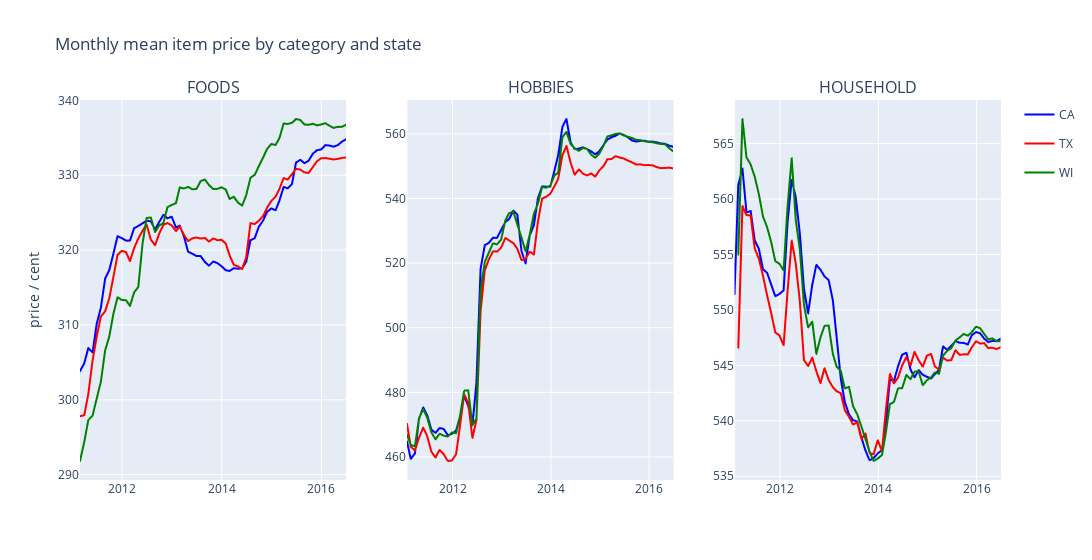
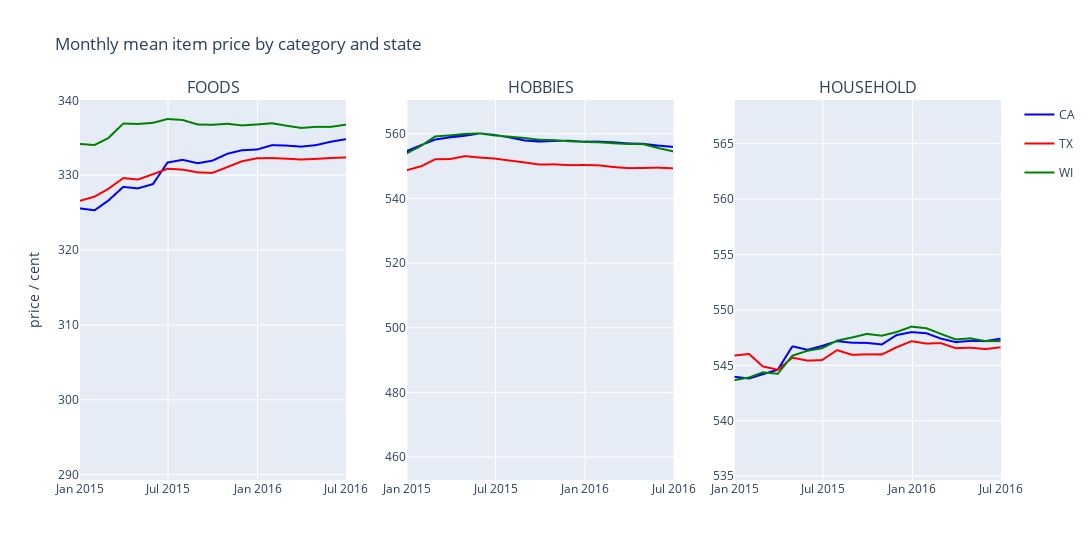

The notebook cell these images were saved under, in order:
### Code cell
# mean price of all products in a category over time
to_plot = \
(df
.groupby(['cat_id','state_id','wm_yr_wk'], observed=True)
.agg(mean_item_price=('sell_price_cent','mean'))
.reset_index())

# match wm_yr_wk to a date
cal_df = pd.read_csv(
    RAW_DATA_PATH / 'calendar.csv',
    parse_dates=['date'],
    usecols=['date','wm_yr_wk'])

# resample to find the monthly average
to_plot = \
(to_plot
.merge(
    cal_df,
    left_on=['wm_yr_wk'],
    right_on=['wm_yr_wk'])
.groupby(['cat_id','state_id'])
.resample('M', on='date')
.mean_item_price
.mean()
.reset_index('date'))

# display(to_plot.sample(5))


category_ids = to_plot.index.get_level_values('cat_id').categories.to_list()
state_ids = to_plot.index.get_level_values('state_id').categories.to_list()

fig = make_subplots(rows=1, cols=3, column_titles=category_ids)

# plot as lines
for col, category_id in enumerate(category_ids):
    for state_id in state_ids:
        tmp = to_plot.loc[(category_id, state_id), :]
        fig.add_trace(
            go.Scattergl(
                x=tmp.date,
                y=tmp.mean_item_price,
                name=state_id,
                legendgroup=state_id,
                showlegend=not col,
                mode='lines',
                marker=go.scattergl.Marker(
                    color={'CA':'blue','TX':'red','WI':'green'}[state_id])),
            row=1, col=col+1)

layout = go.Layout(
    width=1200,
    title="Monthly mean item price by category and state",
    yaxis_title="price / cent")

fig.update_layout(layout)
display(fig)
display(fig.for_each_xaxis(lambda x: x.update(range=['2015-01-01','2016-07-01'])))
